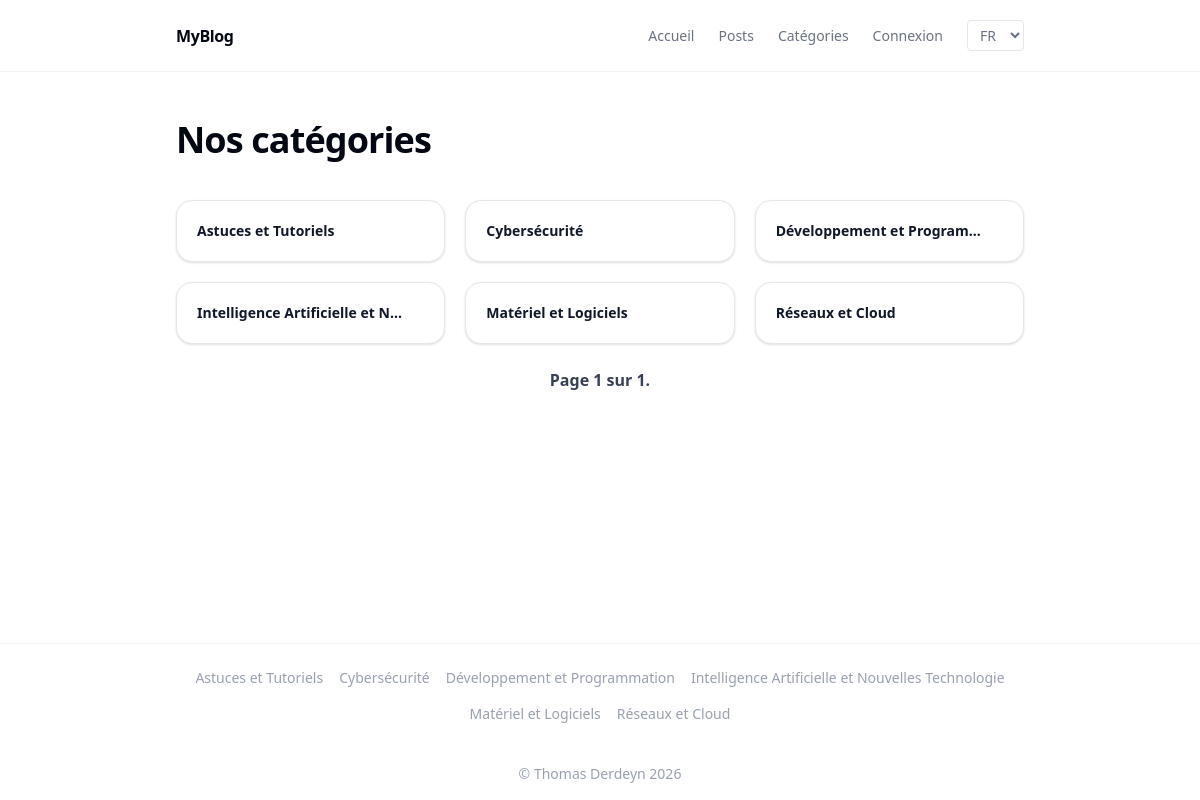
Page /fr/category/list/ on the committed database.
### blog_app/models.py (models this page shows, shortened)
class Category(models.Model):
  name = models.CharField(max_length=100, verbose_name="Nom")
  class Meta:
    ordering = ('name', )
    verbose_name = "catégorie"
    verbose_name_plural = "catégories"

### blog_app/views/category_views.py (the view)
# urls.py: path('category/list/', views.CategoryListView.as_view(), name="category_list"),
class CategoryListView(ListView):
    model = Category
    paginate_by = 18
    template_name = "blog_app/category/category_list.html"
    ordering = ["name"]
    def get_context_data(self, **kwargs):
        context = super().get_context_data(**kwargs)
        context["now"] = timezone.now()
        return context

### blog_app/context_processors.py (called while the page is built)
def categories_processor(request):
  return { "all_categories": Category.objects.all() }

### blog_app/templates/blog_app/category/category_list.html (shortened to what this page needs)
{% extends 'base.html' %}
{% load static i18n %}
{% block content %}
<section class="mb-10">
  <div class="flex flex-wrap items-center justify-between gap-4">
    <div>
      <h1 class="text-3xl font-bold tracking-tight text-gray-950 sm:text-4xl">
        {% trans "Nos catégories" %}
      </h1>
    </div>
  </div>
</section>
<div class="grid gap-5 sm:grid-cols-2 lg:grid-cols-3">
  {% for category in object_list %}
  <article class="group relative overflow-hidden rounded-2xl border border-gray-200 bg-white p-5 shadow-sm
           transition-all duration-300 hover:-translate-y-1 hover:border-gray-300 hover:shadow-lg">
    <div class="flex items-center justify-between gap-4">
      <a href="{% url 'category' pk=category.pk %}" class="flex min-w-0 flex-1 items-center gap-4">
        <div class="min-w-0">
          <p class="truncate text-sm font-semibold text-gray-900">
            {{ category.name }}
          </p>
        </div>
      </a>
    </div>
  </article>
  {% endfor %}
</div>
{% endblock %}

### templates/base.html (shortened to what this page needs)
{% load static i18n %}
{% get_current_language as LANGUAGE_CODE %}
{% get_available_languages as LANGUAGES %}
<!DOCTYPE html>
<html lang="{{ LANGUAGE_CODE }}">
<head>
  <link rel="stylesheet" href="https://cdnjs.cloudflare.com/ajax/libs/font-awesome/6.4.0/css/all.min.css" />
  <script src="https://cdn.jsdelivr.net/npm/@tailwindcss/browser@4"></script>
  <link rel="stylesheet" type="text/css" href="{% static 'css/styles.css' %}" />
</head>
<body class="bg-white text-gray-700 antialiased min-h-screen flex flex-col">
  <header class="border-b border-gray-100">
    <nav>
      <ul class="max-w-4xl mx-auto px-6 py-5 flex items-center justify-between">
        <a href="{% url 'index' %}" class="text-base font-semibold tracking-tight text-gray-950">
          MyBlog
        </a>
        <div class="flex items-center gap-6 text-sm font-medium text-gray-500">
          <li><a href="{% url 'index' %}" class="hover:text-gray-950 transition-colors">{% trans "Accueil" %}</a></li>
          <li><a href="{% url 'post_list' %}" class="hover:text-gray-950 transition-colors">{% trans "Posts" %}</a></li>
          <li><a href="{% url 'category_list' %}" class="hover:text-gray-950 transition-colors">{% trans "Catégories" %}</a></li>
          {% if user.is_authenticated %}
          <li><a href="{% url 'profile' %}" class="hover:text-gray-950 transition-colors">{% trans "Profil" %}</a></li>
          <li><a href="{% url 'edit_profile' %}" class="hover:text-gray-950 transition-colors">{% trans "Modifier mon profil" %}</a></li>
          <li class="nav-item">
            <form method="post" action="{% url 'logout' %}" class="space-y-5">
              {% csrf_token %}
              <input type="submit" value="{% trans 'Déconnexion' %}" class="hover:text-gray-950 transition-colors cursor-pointer">
            </form>
          </li>
          {% else %}
          <li class="nav-item">
            <a class="nav-link" href="{% url 'login' %}">{% trans "Connexion" %}</a>
          </li>
          {% endif %}
          <li>
            <form action="{% url 'set_language' %}" method="post">
              <select name="language" onchange="this.form.submit()"
                class="border border-gray-200 rounded px-2 py-1 text-sm bg-white cursor-pointer"
                aria-label="{% trans 'Langue' %}">
                {% for code, nom in LANGUAGES %}
                <option value="{{ code }}" {% if code == LANGUAGE_CODE %}selected{% endif %}>
                  {{ code|upper }}
                </option>
                {% endfor %}
              </select>
            </form>
          </li>
        </div>
      </ul>
    </nav>
  </header>
  <main class="flex-1">
    <div class="max-w-4xl mx-auto px-6 py-12">
      {% block content %}
      {% endblock %}
      {% if page_obj %}
      <div class="flex justify-center items-center mt-6">
        <span class="flex items-center gap-4">
          <span class="font-bold text-gray-700">
          </span>
        </span>
      </div>
      {% endif %}
    </div>
  </main>
  <footer class="border-t border-gray-100">
    <div class="max-w-4xl mx-auto px-6 py-6">
      <div class="flex flex-wrap justify-center gap-4 text-sm text-gray-400">
        {% for category in all_categories %}
        <a href="{% url 'category' pk=category.pk %}" class="transition-colors duration-200 hover:text-gray-900">
          {{ category.name }}
        </a>
        {% endfor %}
      </div>
    </div>
    <div class="max-w-4xl mx-auto px-6 py-4 text-center text-sm text-gray-400">
      <p>&copy; Thomas Derdeyn 2026</p>
    </div>
  </footer>
</body>
</html>

### rows in the picture
Category: name "Astuces et Tutoriels"
Category: name "Cybersécurité"
Category: name "Développement et Program…", name "Développement et Programmation"
Category: name "Intelligence Artificielle et N…", name "Intelligence Artificielle et Nouvelles Technologie"
Category: name "Matériel et Logiciels"
Category: name "Réseaux et Cloud"

### other values in the picture
form field language "FR"
